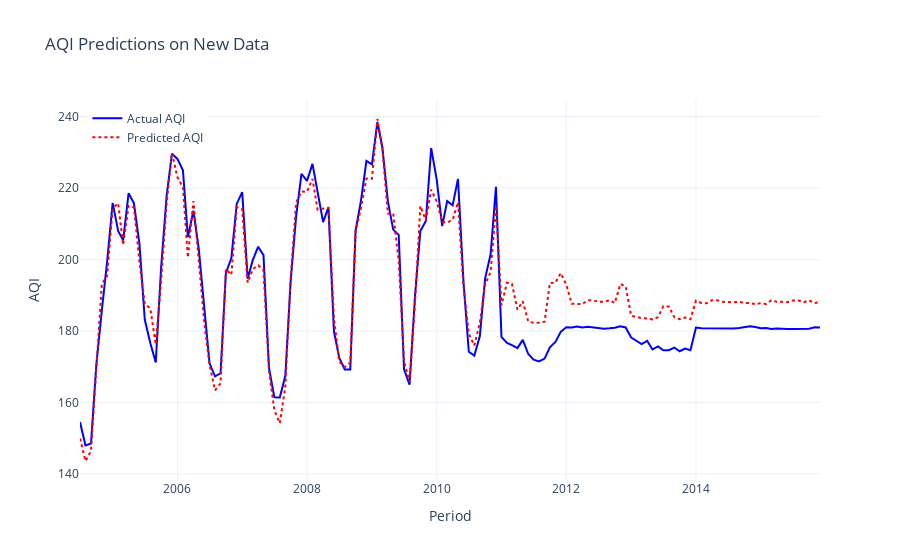

Notebook code cell kept with this figure:
### Code cell
import pandas as pd
import numpy as np
from xgboost import XGBRegressor
from sklearn.metrics import mean_squared_error, mean_absolute_error, r2_score
import plotly.graph_objects as go

# Load the new data
new_data = pd.read_csv('test.csv', index_col=0)

# Reset index to get 'period' as a column if it's in the index
if 'period' not in new_data.columns:
    new_data.reset_index(inplace=True)
    new_data.rename(columns={'index': 'period'}, inplace=True)

# Ensure the date column is in datetime format
new_data['period'] = pd.to_datetime(new_data['period'], format='%Y-%m')

# Create lag features for the new data (same as in the training data)
for lag in range(1, 2):
    new_data[f'AQI_lag_{lag}'] = new_data['AQI'].shift(lag)

# Drop rows with NaN values due to lagging (same as before)
new_data = new_data.dropna()

# Features for the new data (same as the training data)
features = [col for col in new_data.columns if col not in ['period', 'AQI']]
X_new = new_data[features]

# Load the trained model
model = XGBRegressor()
model.load_model('best_model.json')  # Replace with your saved model path

# Make predictions using the trained model
y_new_pred = model.predict(X_new)

# If you have the actual AQI values for the new data, you can compare them with the predictions
# Assuming you have the 'AQI' column in 'new_data.csv' for evaluation
if 'AQI' in new_data.columns:
    y_new_actual = new_data['AQI']
    rmse_new = np.sqrt(mean_squared_error(y_new_actual, y_new_pred))
    mae_new = mean_absolute_error(y_new_actual, y_new_pred)
    r2_new = r2_score(y_new_actual, y_new_pred)
    
    print(f"RMSE on new data: {rmse_new}")
    print(f"MAE on new data: {mae_new}")
    print(f"R² on new data: {r2_new}")

# Optionally, visualize the results (if you want to compare predictions vs. actual)
fig_new = go.Figure()

# Add new data actual AQI (if available)
if 'AQI' in new_data.columns:
    fig_new.add_trace(go.Scatter(x=new_data['period'], y=new_data['AQI'],
                                mode='lines', name='Actual AQI',
                                line=dict(color='blue')))

# Add predictions
fig_new.add_trace(go.Scatter(x=new_data['period'], y=y_new_pred,
                            mode='lines', name='Predicted AQI',
                            line=dict(color='red', dash='dot')))

# Update layout
fig_new.update_layout(
    title='AQI Predictions on New Data',
    xaxis_title='Period',
    yaxis_title='AQI',
    legend=dict(x=0.01, y=0.99),
    template='plotly_white'
)

# Show the plot
fig_new.show()

### Figure 1 — Plotly figure (JSON) as saved in the notebook; plotly's stock layout.template omitted (floating-point values rounded to 4 significant figures; data arrays with more than 128 entries replaced by an {"elided": "..."} marker saying what was removed)
{"data": [{"line": {"color": "blue"}, "mode": "lines", "name": "Actual AQI", "type": "scatter", "x": {"elided": "138 str values"}, "y": {"elided": "138 float values"}}, {"line": {"color": "red", "dash": "dot"}, "mode": "lines", "name": "Predicted AQI", "type": "scatter", "x": {"elided": "138 str values"}, "y": {"elided": "138 float values"}}], "layout": {"legend": {"x": 0.01, "y": 0.99}, "title": {"text": "AQI Predictions on New Data"}, "xaxis": {"title": {"text": "Period"}}, "yaxis": {"title": {"text": "AQI"}}}}
